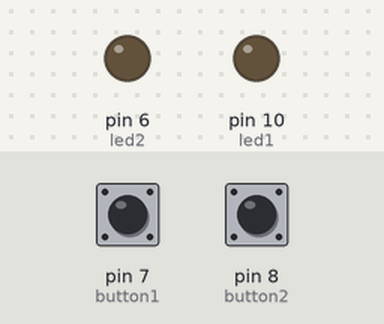
This sketch was run on a simulated Arduino Uno, built with avr-gcc and run on an emulated ATmega328P. Shown: output pins drawn as LEDs (lit = HIGH). The inputs (shaded band) are chosen by the test bench; at power-on: pin 7 (button1) LOW, pin 8 (button2) LOW.

Above: at 1.2 s.
1.3 s: pin 7 (button1) pulled HIGH for 0.15 s
At 2.2 s:
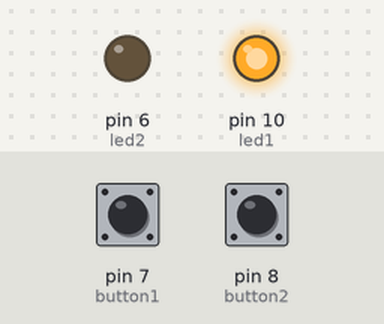
2.9 s: pin 8 (button2) pulled HIGH for 0.15 s
At 3.5 s:
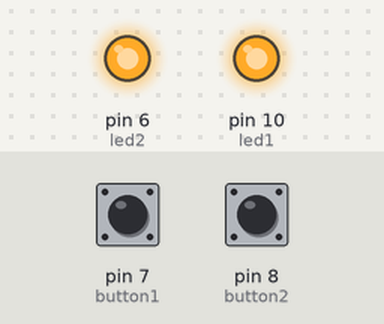
4.5 s: pin 7 (button1) pulled HIGH for 1 s
At 5.9 s:
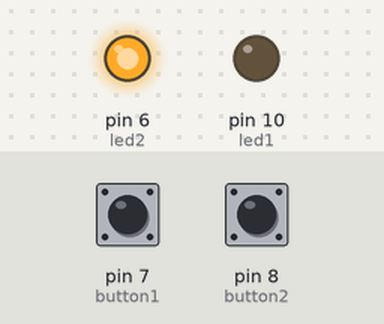
7.0 s: pin 7 (button1) pulled HIGH for 3.2 s
At 10.7 s:
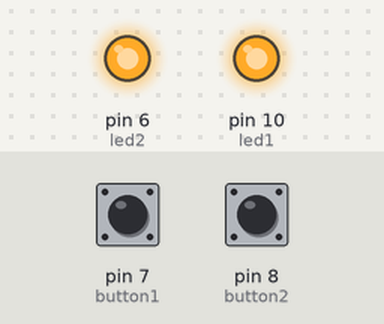
11.7 s: pin 8 (button2) pulled HIGH for 1 s
At 13.8 s:
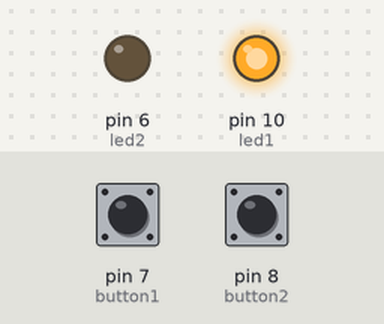
Timing chart, 0 to 15.2 s (numbered marks = the images above; inputs shaded):
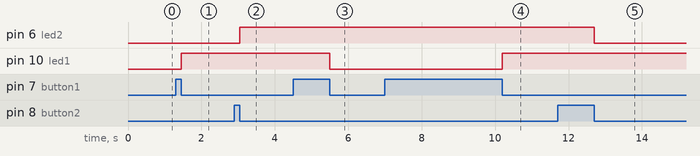

Measured:
- after the input at 1.3 s, pin 10 (led1): LOW → HIGH after 0.15 s
- after the input at 2.9 s, pin 6 (led2): LOW → HIGH after 0.15 s
- after the input at 4.5 s, pin 10 (led1): HIGH → LOW after 1.0 s
- after the input at 7.0 s, pin 10 (led1): LOW → HIGH after 3.2 s
- after the input at 11.7 s, pin 6 (led2): HIGH → LOW after 1.0 s

The sketch:

LED_4buttons.ino
```cpp
const int button1 = 7, button2 = 8, button3 = 12, button4 = 13;
const int led1 =  10, led2 =  6,led3 =  9,led4 =  11;
void setup() {
  pinMode(led1, OUTPUT);
  pinMode(button1, INPUT);
  pinMode(led2, OUTPUT);
  pinMode(button2, INPUT);
}
int but1Press=0,but2Press=0;
void loop() {
  // for button2
  if(digitalRead(button2)== HIGH){
    if (but2Press==1) {
      but2Press=0;
    }else {
      but2Press=1;
    }
    while (digitalRead(button2)== HIGH ) {}
  }
  if (but2Press == 1){
    digitalWrite (led2 , HIGH);
  }else  {
    digitalWrite (led2, LOW);
  }
  // check whether button1 is pressed
  //if yes make but1Press variable togle
  if(digitalRead(button1)== HIGH){
    if (but1Press==1) {
      but1Press=0;
    }else {
      but1Press=1;
    }
    while (digitalRead(button1)== HIGH ) {}
  }
  // do the required task if but1Press variable is high do the task
  //else dont do anything
  if (but1Press==1) {
    digitalWrite(led1 , HIGH);
  }else {
    digitalWrite(led1 , LOW);
  }
}
```
